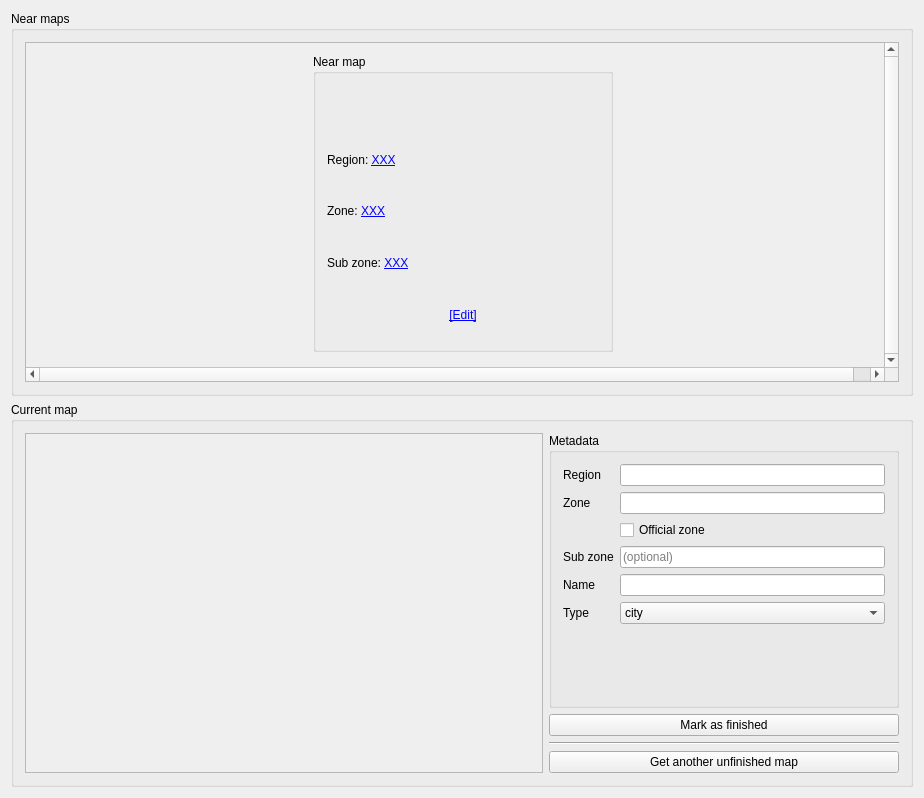
<?xml version="1.0" encoding="UTF-8"?>
<ui version="4.0">
 <class>MainWindow</class>
 <widget class="QMainWindow" name="MainWindow">
  <property name="geometry">
   <rect>
    <x>0</x>
    <y>0</y>
    <width>924</width>
    <height>798</height>
   </rect>
  </property>
  <property name="windowTitle">
   <string>Map metadata</string>
  </property>
  <widget class="QWidget" name="centralWidget">
   <layout class="QVBoxLayout" name="verticalLayout_2">
    <item>
     <widget class="QGroupBox" name="groupBox">
      <property name="minimumSize">
       <size>
        <width>0</width>
        <height>380</height>
       </size>
      </property>
      <property name="title">
       <string>Near maps</string>
      </property>
      <layout class="QHBoxLayout" name="horizontalLayout_3">
       <item>
        <widget class="QScrollArea" name="scrollArea">
         <property name="minimumSize">
          <size>
           <width>350</width>
           <height>0</height>
          </size>
         </property>
         <property name="verticalScrollBarPolicy">
          <enum>Qt::ScrollBarAlwaysOn</enum>
         </property>
         <property name="horizontalScrollBarPolicy">
          <enum>Qt::ScrollBarAlwaysOn</enum>
         </property>
         <property name="sizeAdjustPolicy">
          <enum>QAbstractScrollArea::AdjustToContents</enum>
         </property>
         <property name="widgetResizable">
          <bool>false</bool>
         </property>
         <widget class="QWidget" name="scrollAreaWidgetContents">
          <property name="geometry">
           <rect>
            <x>0</x>
            <y>0</y>
            <width>875</width>
            <height>320</height>
           </rect>
          </property>
          <layout class="QHBoxLayout" name="horizontalLayout_2">
           <item>
            <widget class="QGroupBox" name="groupBox_4">
             <property name="maximumSize">
              <size>
               <width>300</width>
               <height>300</height>
              </size>
             </property>
             <property name="title">
              <string>Near map</string>
             </property>
             <layout class="QVBoxLayout" name="verticalLayout">
              <item>
               <widget class="QLabel" name="label_6">
                <property name="pixmap">
                 <pixmap resource="resources.qrc">:/map.png</pixmap>
                </property>
                <property name="scaledContents">
                 <bool>true</bool>
                </property>
               </widget>
              </item>
              <item>
               <widget class="QLabel" name="label_7">
                <property name="text">
                 <string>Region: &lt;a href=&quot;XXX&quot;&gt;XXX&lt;/a&gt;</string>
                </property>
               </widget>
              </item>
              <item>
               <widget class="QLabel" name="label_8">
                <property name="text">
                 <string>Zone: &lt;a href=&quot;XXX&quot;&gt;XXX&lt;/a&gt;</string>
                </property>
               </widget>
              </item>
              <item>
               <widget class="QLabel" name="label_9">
                <property name="text">
                 <string>Sub zone: &lt;a href=&quot;XXX&quot;&gt;XXX&lt;/a&gt;</string>
                </property>
               </widget>
              </item>
              <item>
               <widget class="QLabel" name="label_10">
                <property name="text">
                 <string>&lt;a href=&quot;map:XXXX&quot;&gt;[Edit]&lt;/a&gt;</string>
                </property>
                <property name="alignment">
                 <set>Qt::AlignCenter</set>
                </property>
               </widget>
              </item>
             </layout>
            </widget>
           </item>
          </layout>
         </widget>
        </widget>
       </item>
      </layout>
     </widget>
    </item>
    <item>
     <widget class="QGroupBox" name="groupBox_2">
      <property name="title">
       <string>Current map</string>
      </property>
      <layout class="QHBoxLayout" name="horizontalLayout_4">
       <item>
        <widget class="QScrollArea" name="scrollArea_2">
         <property name="widgetResizable">
          <bool>true</bool>
         </property>
         <widget class="QWidget" name="scrollAreaWidgetContents_2">
          <property name="geometry">
           <rect>
            <x>0</x>
            <y>0</y>
            <width>492</width>
            <height>492</height>
           </rect>
          </property>
          <layout class="QHBoxLayout" name="horizontalLayout">
           <item>
            <widget class="QLabel" name="currentMapPreview">
             <property name="pixmap">
              <pixmap resource="resources.qrc">:/map.png</pixmap>
             </property>
            </widget>
           </item>
          </layout>
         </widget>
        </widget>
       </item>
       <item>
        <layout class="QVBoxLayout" name="verticalLayout_3">
         <item>
          <widget class="QGroupBox" name="groupBox_3">
           <property name="maximumSize">
            <size>
             <width>350</width>
             <height>16777215</height>
            </size>
           </property>
           <property name="title">
            <string>Metadata</string>
           </property>
           <layout class="QFormLayout" name="formLayout">
            <item row="0" column="0">
             <widget class="QLabel" name="label">
              <property name="text">
               <string>Region</string>
              </property>
             </widget>
            </item>
            <item row="0" column="1">
             <widget class="QLineEdit" name="region"/>
            </item>
            <item row="1" column="0">
             <widget class="QLabel" name="label_2">
              <property name="text">
               <string>Zone</string>
              </property>
             </widget>
            </item>
            <item row="1" column="1">
             <widget class="QLineEdit" name="zone"/>
            </item>
            <item row="3" column="0">
             <widget class="QLabel" name="label_3">
              <property name="text">
               <string>Sub zone</string>
              </property>
             </widget>
            </item>
            <item row="3" column="1">
             <widget class="QLineEdit" name="subzone">
              <property name="placeholderText">
               <string>(optional)</string>
              </property>
             </widget>
            </item>
            <item row="4" column="0">
             <widget class="QLabel" name="label_4">
              <property name="text">
               <string>Name</string>
              </property>
             </widget>
            </item>
            <item row="4" column="1">
             <widget class="QLineEdit" name="name"/>
            </item>
            <item row="5" column="0">
             <widget class="QLabel" name="label_5">
              <property name="text">
               <string>Type</string>
              </property>
             </widget>
            </item>
            <item row="5" column="1">
             <widget class="QComboBox" name="type">
              <item>
               <property name="text">
                <string>city</string>
               </property>
              </item>
              <item>
               <property name="text">
                <string>indoor</string>
               </property>
              </item>
              <item>
               <property name="text">
                <string>outdoor</string>
               </property>
              </item>
              <item>
               <property name="text">
                <string>cave</string>
               </property>
              </item>
             </widget>
            </item>
            <item row="2" column="1">
             <widget class="QCheckBox" name="officialZone">
              <property name="text">
               <string>Official zone</string>
              </property>
             </widget>
            </item>
           </layout>
          </widget>
         </item>
         <item>
          <layout class="QVBoxLayout" name="verticalLayout_4">
           <item>
            <widget class="QPushButton" name="markAsFinished">
             <property name="maximumSize">
              <size>
               <width>350</width>
               <height>16777215</height>
              </size>
             </property>
             <property name="text">
              <string>Mark as finished</string>
             </property>
            </widget>
           </item>
           <item>
            <widget class="Line" name="line">
             <property name="orientation">
              <enum>Qt::Horizontal</enum>
             </property>
            </widget>
           </item>
           <item>
            <widget class="QPushButton" name="getAnotherUnfinishedMap">
             <property name="maximumSize">
              <size>
               <width>350</width>
               <height>16777215</height>
              </size>
             </property>
             <property name="text">
              <string>Get another unfinished map</string>
             </property>
            </widget>
           </item>
          </layout>
         </item>
        </layout>
       </item>
      </layout>
     </widget>
    </item>
   </layout>
  </widget>
 </widget>
 <layoutdefault spacing="6" margin="11"/>
 <resources>
  <include location="resources.qrc"/>
 </resources>
 <connections/>
</ui>
